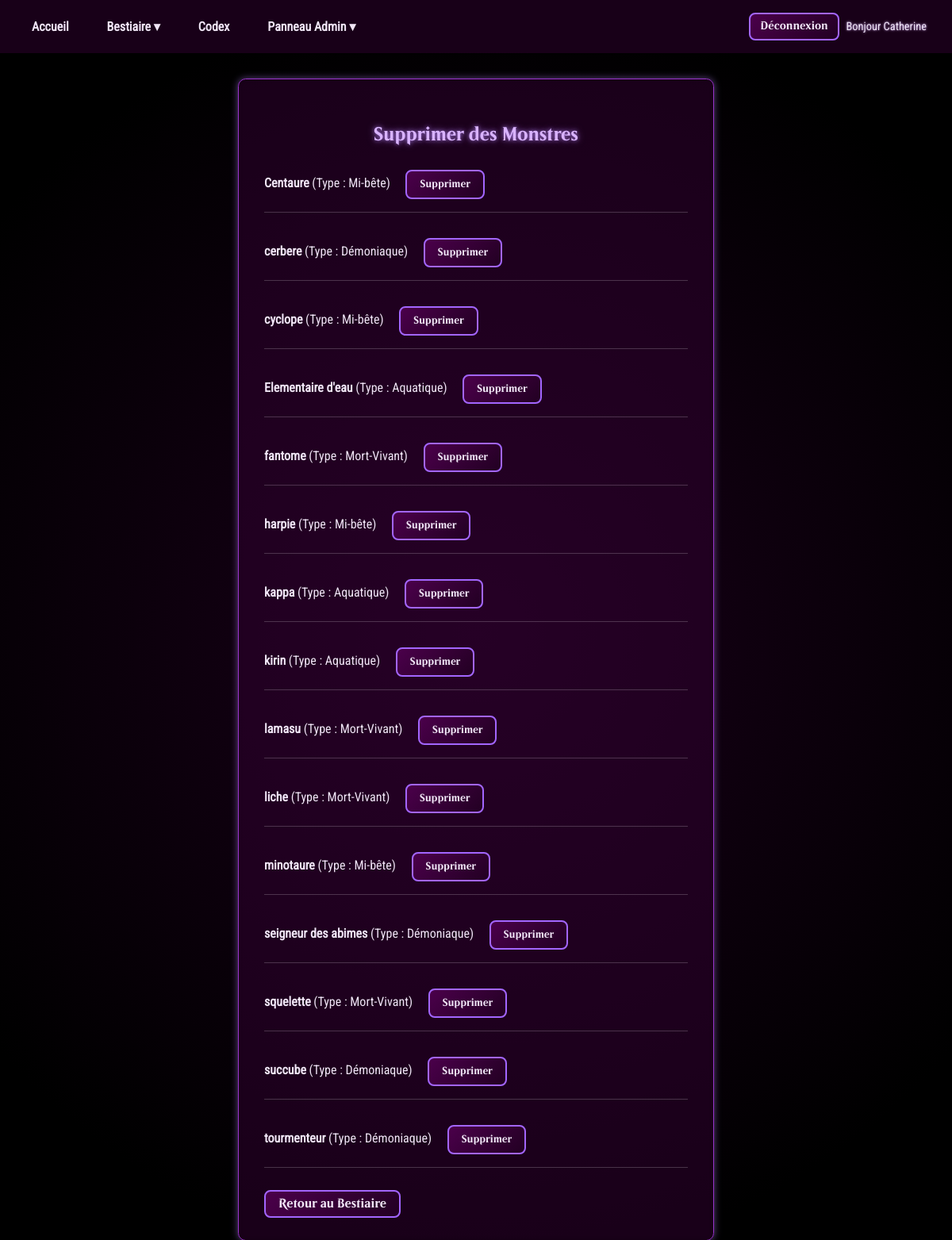
The page /supression_monstre.php (signed in) on the database its author committed.
### tables this page shows
CREATE TABLE `bestiaire` (
  `id` int NOT NULL,
  `nom` varchar(255) NOT NULL,
  `type` varchar(255) NOT NULL,
  `created_id` int NOT NULL,
  `image` varchar(255) NOT NULL,
  `description` varchar(1000) NOT NULL
);

### supression_monstre.php (the view, shortened to what this page needs)
<?php
include("essentiel.php");
include("nav.php");
try {
    $stmt = $bdd->query("
        SELECT
          b.id,
          b.nom   AS nom_monstre,
          b.type  AS type_monstre
        FROM bestiaire AS b
        ORDER BY b.nom ASC
    ");
    $allMonstres = $stmt->fetchAll(PDO::FETCH_ASSOC);
} catch (\PDOException $e) {
    die("Erreur SQL : " . $e->getMessage());
}
?>
<!DOCTYPE html>
<html lang="fr">
<head>
</head>
<body>
  <div class="page-ajout-monstre">
    <h2>Supprimer des Monstres</h2>
    <?php if (empty($allMonstres)): ?>
      <p>Aucun monstre présent dans la base pour l’instant.</p>
    <?php else: ?>
      <ul class="liste-bestiaires">
        <?php foreach ($allMonstres as $monstre): ?>
          <li class="item-bestiaire">
            <span>
              <strong><?= htmlspecialchars($monstre['nom_monstre']) ?></strong>
               (Type : <?= htmlspecialchars($monstre['type_monstre']) ?>)
            </span>
            <form method="post" action="supression_monstre.php" class="form-delete-monster" style="display:inline-block; margin-left:1rem;">
              <button
                type="submit"
                name="deleteMonster"
                class="btn btn--delete"
                onclick="return confirm('Êtes-vous sûr de vouloir supprimer « <?= htmlspecialchars($monstre['nom_monstre'], ENT_QUOTES) ?> » ?');"
              >
                Supprimer
              </button>
            </form>
          </li>
        <?php endforeach; ?>
      </ul>
    <?php endif; ?>
    <div style="margin-top: 2rem;">
      <a href="bestiaire.php" class="btn-magique">Retour au Bestiaire</a>
    </div>
  </div>
</body>
</html>

### assets/css/style.css (style rules this page uses)
* { box-sizing: border-box; }
body { margin: 0; padding: 0; background: radial-gradient(circle at center, #1a001a 0%, #000000 80%); color: #f0e6f6; font-family: "roboto"; line-height: 1.6; }
h1, h2, h3, h4, h5, h6 { font-family: "magic"; color: #d9b3ff; text-align: center; margin-bottom: 1rem; text-shadow: 0 0 5px #d9b3ff, 0 0 10px #d9b3ff, 0 0 15px rgba(187, 136, 255, 0.6); }
a { color: #a67eff; text-decoration: none; }
button, .btn-magique { background: linear-gradient(135deg, #4b004b, #220022); border: 2px solid #a366ff; padding: 0.5rem 1rem; font-family: "magic"; font-weight: 700; color: #f0e6f6; border-radius: 0.5rem; cursor: pointer; transition: background 0.3s ease, box-shadow 0.3s ease, transform 0.2s ease; }
.page-ajout-monstre { max-width: 800px; margin: 2rem auto; padding: 1.5rem 2rem; background: rgba(50, 0, 50, 0.5); border: 1px solid #9933cc; border-radius: 0.6rem; box-shadow: 0 0 12px rgba(187, 136, 255, 0.5), inset 0 0 5px rgba(0, 0, 0, 0.2); }
.page-ajout-monstre h2 { color: #d9b3ff; text-align: center; margin-bottom: 1.5rem; text-shadow: 0 0 5px rgba(187, 136, 255, 0.6), 0 0 10px rgba(187, 136, 255, 0.6); }
.page-ajout-monstre .liste-bestiaires { list-style: none; margin: 0; padding: 0; }
.page-ajout-monstre .liste-bestiaires .item-bestiaire { margin-bottom: 2rem; border-bottom: 1px solid rgba(255, 255, 255, 0.2); padding-bottom: 1rem; }
.page-ajout-monstre { max-width: 600px; margin: 2rem auto; background: rgba(50, 0, 50, 0.5); padding: 2rem; border: 1px solid #9933cc; border-radius: 0.6rem; box-shadow: 0 0 10px rgba(187, 136, 255, 0.5), inset 0 0 5px rgba(0, 0, 0, 0.2); }
.page-ajout-monstre form { display: flex; flex-direction: column; }

### rows shown on the page
bestiaire: nom "Centaure", type "Mi-bête"
bestiaire: nom "cerbere", type "Démoniaque"
bestiaire: nom "cyclope", type "Mi-bête"
bestiaire: nom "Elementaire d'eau", type "Aquatique"
bestiaire: nom "fantome", type "Mort-Vivant"
bestiaire: nom "harpie", type "Mi-bête"
bestiaire: nom "kappa", type "Aquatique"
bestiaire: nom "kirin", type "Aquatique"
bestiaire: nom "lamasu", type "Mort-Vivant"
bestiaire: nom "liche", type "Mort-Vivant"
bestiaire: nom "minotaure", type "Mi-bête"
bestiaire: nom "seigneur des abimes", type "Démoniaque"
bestiaire: nom "squelette", type "Mort-Vivant"
bestiaire: nom "succube", type "Démoniaque"
bestiaire: nom "tourmenteur", type "Démoniaque"

### other values the page prints
$_SESSION['nom'] "Catherine"
